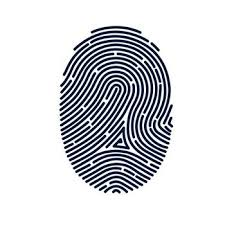
#> input picture Wavelet/finger print.jpg, 225 x 225 px
$ jupyter execute waterlet.ipynb
#> lines starting #> are read from the running program, lines starting #| are printed output that depends on the picture
[cell 1]
import numpy as np
import pywt
import cv2
import matplotlib.pyplot as plt
import pandas as pd

def load_image(path=None):
    """Loads an image or generates a synthetic one if path is None."""
#> called with path = 'finger print.jpg'
    if path:
        # Load as Grayscale (0 flag is crucial for MRA)
        img = cv2.imread(path, 0)
#> img: shape (225, 225); min 0, max 255, mean 212.7
        if img is None:
            raise ValueError(f"Could not load image at {path}")
    else:
        print("[INFO] No path provided. Generating synthetic image for demo...")
        img = np.zeros((512, 512), dtype=np.uint8)
        cv2.rectangle(img, (100, 100), (400, 400), 255, -1)
        cv2.circle(img, (256, 256), 100, 0, -1)
        # Add noise
        noise = np.random.normal(0, 20, img.shape).astype(np.uint8)
        img = cv2.add(img, noise)

    return img

def visualize_decomposition(coeffs):
    """
    Plots the Approximations and Details for all levels.
    coeffs structure: [cAn, (cHn, cVn, cDn), ..., (cH1, cV1, cD1)]
    """
    level_count = len(coeffs) - 1

    # Create a figure
    fig = plt.figure(figsize=(12, 10))
    fig.suptitle(f"Wavelet Decomposition (Levels 1 to {level_count})", fontsize=16)

    # 1. Plot Approximation (Lowest Level)
    cA = coeffs[0]
    ax = fig.add_subplot(level_count + 1, 4, 1)
    ax.imshow(cA, cmap='gray')
    ax.set_title(f"Approx (LL{level_count})")
    ax.axis('off')

    # 2. Loop through details
    # coeffs[1] is Level n details, coeffs[2] is Level n-1...
    for i, details in enumerate(coeffs[1:]):
        level_index = level_count - i
        (cH, cV, cD) = details

        # Determine plot row (starts after approximation)
        row = i + 1

        # Horizontal Details (LH)
        ax1 = fig.add_subplot(level_count + 1, 4, row * 4 - 2)
        ax1.imshow(cH, cmap='gray')
        ax1.set_title(f"Horizontal (LH{level_index})")
        ax1.axis('off')

        # Vertical Details (HL)
        ax2 = fig.add_subplot(level_count + 1, 4, row * 4 - 1)
        ax2.imshow(cV, cmap='gray')
        ax2.set_title(f"Vertical (HL{level_index})")
        ax2.axis('off')

        # Diagonal Details (HH)
        ax3 = fig.add_subplot(level_count + 1, 4, row * 4)
        ax3.imshow(cD, cmap='gray')
        ax3.set_title(f"Diagonal (HH{level_index})")
        ax3.axis('off')

    plt.tight_layout()
    plt.show()

def extract_features(coeffs):
    """Extracts statistical features from the coefficients."""
    features = {}

    # Helper for Entropy
    def calc_entropy(matrix):
        p = np.abs(matrix.flatten())
        p = p / (np.sum(p) + 1e-10)
        p = p[p > 0]
        return -np.sum(p * np.log2(p))

    # Process Approximation
    cA = coeffs[0]
    level = len(coeffs) - 1
    features[f'LL{level}_Energy'] = np.sum(cA**2)
    features[f'LL{level}_Mean'] = np.mean(cA)

    # Process Details
    for i, (cH, cV, cD) in enumerate(coeffs[1:]):
        curr_lvl = level - i

        # Loop over the tuple of details
        for band, name in zip([cH, cV, cD], ['LH', 'HL', 'HH']):
            features[f'{name}{curr_lvl}_Energy'] = np.sum(band**2)
            features[f'{name}{curr_lvl}_Entropy'] = calc_entropy(band)
            features[f'{name}{curr_lvl}_StdDev'] = np.std(band)

    return pd.DataFrame([features]).T

# --- MAIN EXECUTION ---
if __name__ == "__main__":
    # ---------------------------------------------------------
    # REPLACE None WITH YOUR IMAGE PATH BELOW
    # Example: image_path = "C:/Users/Name/Desktop/my_mri.jpg"
    # ---------------------------------------------------------
    image_path = "finger print.jpg" # or "C:/Users/You/Desktop/image.png"

    try:
        # 1. Load Image
        original_img = load_image(image_path)

        # Show Original Image
        plt.figure(figsize=(6,6))
        plt.imshow(original_img, cmap='gray')
        plt.title("Original Input Image")
        plt.axis('off')
        plt.show()

        # 2. Perform Wavelet Decomposition (MRA)
        # 'haar' is blocky, 'db4' is smoother. Level 3 gives decent depth.
        coeffs = pywt.wavedec2(original_img, 'db2', level=3)
#> coeffs = 4 items

        # 3. VISUALIZE STAGES
        print("Displaying Decomposition Stages...")
        visualize_decomposition(coeffs)
#> in visualize_decomposition, `level_count = len(coeffs) - 1`: level_count = 3
#> in visualize_decomposition, `cA = coeffs[0]`:
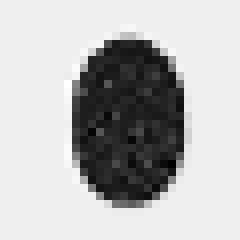
#> cA: shape (30, 30) float64 (shown 8 times larger); min 732.4, max 2126.2, mean 1742.3; drawn with min black and max white
#> the loop in visualize_decomposition, `for i, details in enumerate(coeffs[1:]):` made 3 passes
#> level_index on passes 1 to 3: 3, 2, 1
#> pass 1, in visualize_decomposition, `(cH, cV, cD) = details`:
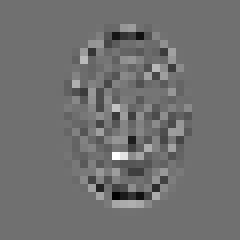
#> cH: shape (30, 30) float64 (shown 8 times larger); min -349.4, max 440.1, mean 0; drawn with min black and max white
#> pass 1, in visualize_decomposition, `(cH, cV, cD) = details`:
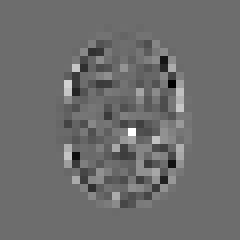
#> cV: shape (30, 30) float64 (shown 8 times larger); min -359.5, max 483.2, mean 0.6; drawn with min black and max white
#> pass 1, in visualize_decomposition, `(cH, cV, cD) = details`:
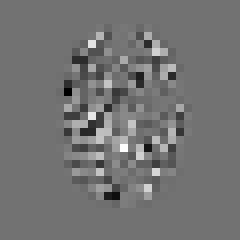
#> cD: shape (30, 30) float64 (shown 8 times larger); min -323.1, max 396.8, mean 2.5; drawn with min black and max white
#> pass 2, in visualize_decomposition, `(cH, cV, cD) = details`:
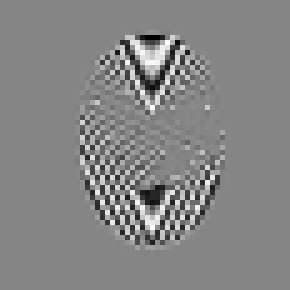
#> cH: shape (58, 58) float64 (shown 5 times larger); min -507.1, max 460.9, mean -0.3; drawn with min black and max white
#> in visualize_decomposition, `plt.show()`:
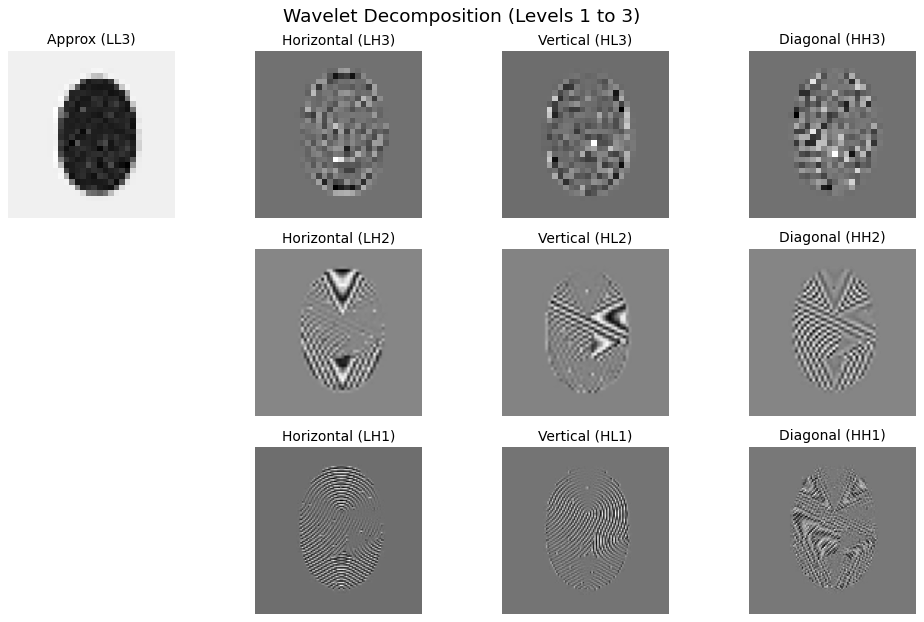
#> figure drawn by matplotlib, 10 panels

        # 4. Extract and Print Features
        print("\nExtracting Features...")
        feats = extract_features(coeffs)
#> the loop in extract_features, `for i, (cH, cV, cD) in enumerate(coeffs[1:]):` made 3 passes
#> after the loop in extract_features, `for i, (cH, cV, cD) in enumerate(coeffs[1:]):`:
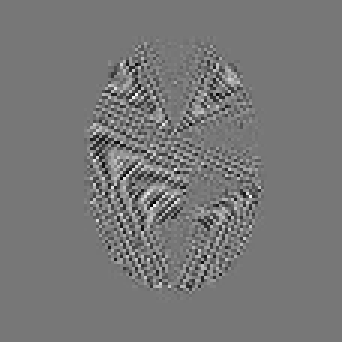
#> band: shape (114, 114) float64 (shown 3 times larger); min -106.6, max 120.7, mean 0; drawn with min black and max white
#> after the loop in extract_features, `for i, (cH, cV, cD) in enumerate(coeffs[1:]):`: features = 29 items
#> feats = table of 29 rows and 1 columns
        print("="*40)
        print("FINAL FEATURE VECTOR")
        print("="*40)
        print(feats)
#> (printed output is left out)

    except Exception as e:
        print(f"Error: {e}")
